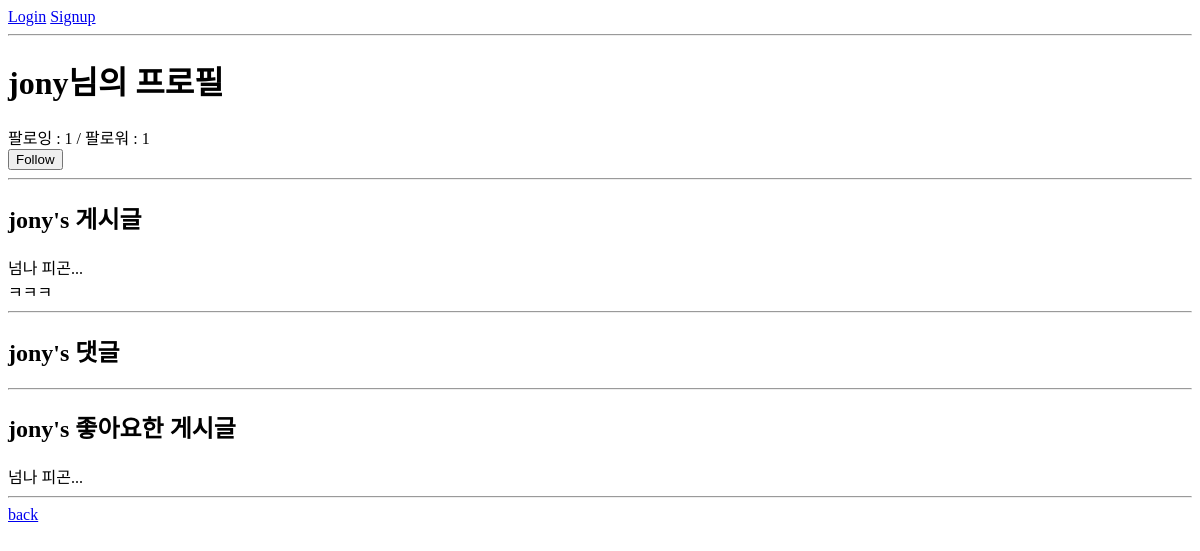
/accounts/profile/jony/, run on an earlier commit of the app's database.
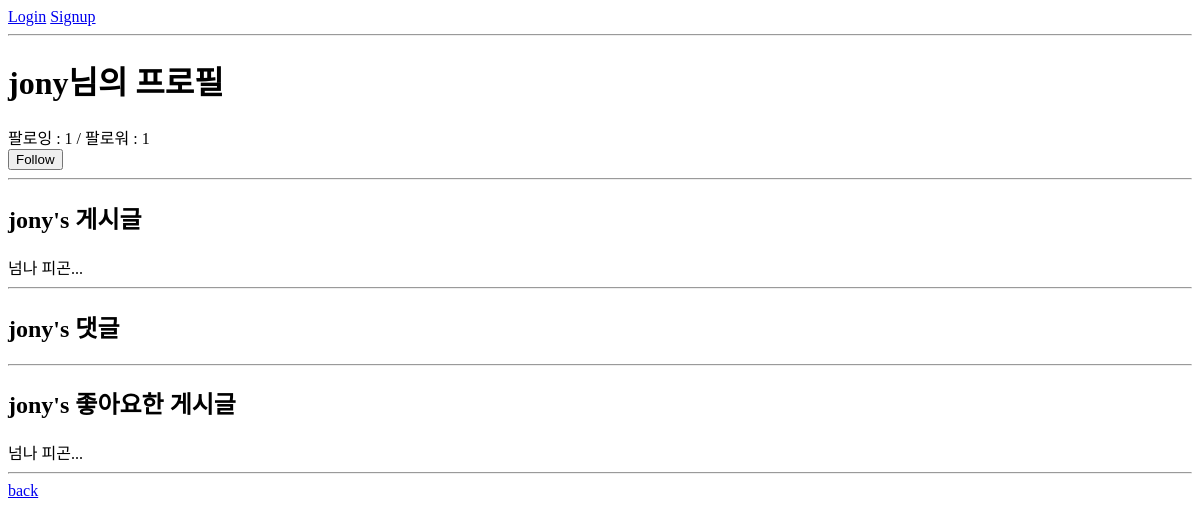
And on a later commit of the database.
### articles/models.py (models this page shows)
class Article(models.Model):
    user = models.ForeignKey(settings.AUTH_USER_MODEL, on_delete=models.CASCADE)
    like_users = models.ManyToManyField(settings.AUTH_USER_MODEL, related_name='like_articles')
    title = models.CharField(max_length=10)
    content = models.TextField()
    updated_at = models.DateTimeField(auto_now=True)
    created_at = models.DateTimeField(auto_now_add=True)

### accounts/views.py (the view)
# urls.py: path('profile/<username>/', views.profile, name='profile'),
def profile(request, username):
    User = get_user_model()
    person = get_object_or_404(User, username=username)
    context = {
        'person': person,
    }
    return render(request, 'accounts/profile.html', context)

### accounts/templates/accounts/profile.html (shortened to what this page needs)
{% extends 'base.html' %}
{% block content %}
    <h1>{{ person.username }}님의 프로필</h1>
    <div>
        <div>팔로잉 : {{ person.followings.all|length }} / 팔로워 : {{ person.followers.all|length }}</div>
        {% if request.user != person %}
            <form action="{% url 'accounts:follow' person.pk %}" method="POST">
                {% if request.user in person.followers.all %}
                    <input type="submit" value="Unfollow">
                {% else %}
                    <input type="submit" value="Follow">
                {% endif %}
            </form>
        {% endif %}
    </div>
    <hr>
    <h2>{{ person.username }}'s 게시글</h2>
    {% for article in person.article_set.all %}
        <div>{{ article.title }}</div>
    {% endfor %}
    <hr>
    <h2>{{ person.username }}'s 댓글</h2>
    <hr>
    <h2>{{ person.username }}'s 좋아요한 게시글</h2>
    {% for article in person.like_articles.all %}
        <div>{{ article.title }}</div>
    {% endfor %}
    <hr>
    <a href="{% url 'articles:index' %}">back</a>
{% endblock content %}

What changed in the data, as far as the page shows it:
removed Article: title "ㅋㅋㅋ", shown under "jony's 게시글"
